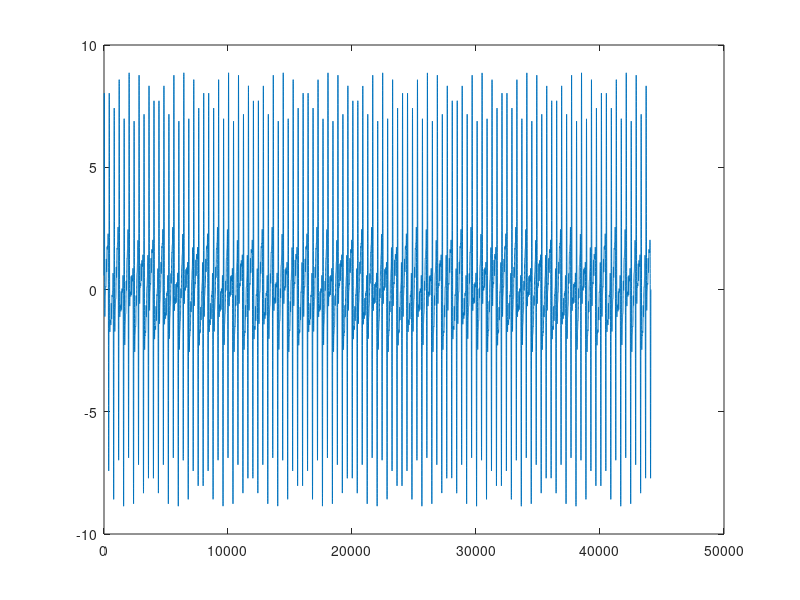

MATLAB code to generate this figure: (Note: this script raises an error after producing the figure.)
Fs = 44100;
n =1:44100;
x = sin(0.9*pi*(110/Fs)*n)+ 1.6*sin(2*pi*(220/Fs)*n)+ 2.2*sin(2*pi*(330/Fs)*n)+ 2.1*sin(2*pi*(440/Fs)*n) + 1.8*sin(2*pi*(550/Fs)*n) + 0.9*sin(2*pi*(660/Fs)*n) + 0.5*sin(2*pi*(770/Fs)*n);  
plot(x);

[x1 ,Fs]=audioread('C:\Users\Donnacha\Desktop\Y5 Project\GuitarNotes\Low_A_110Hz_1sec.wav');
%plot(x1);